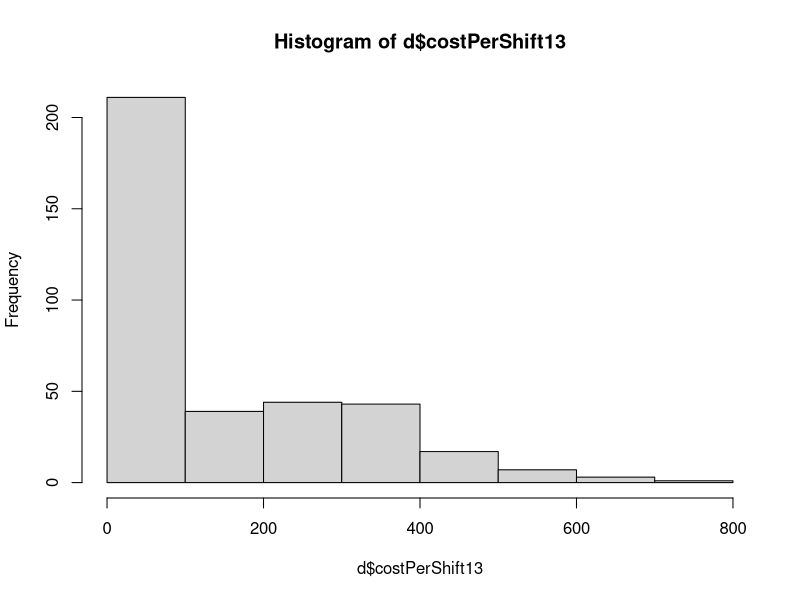
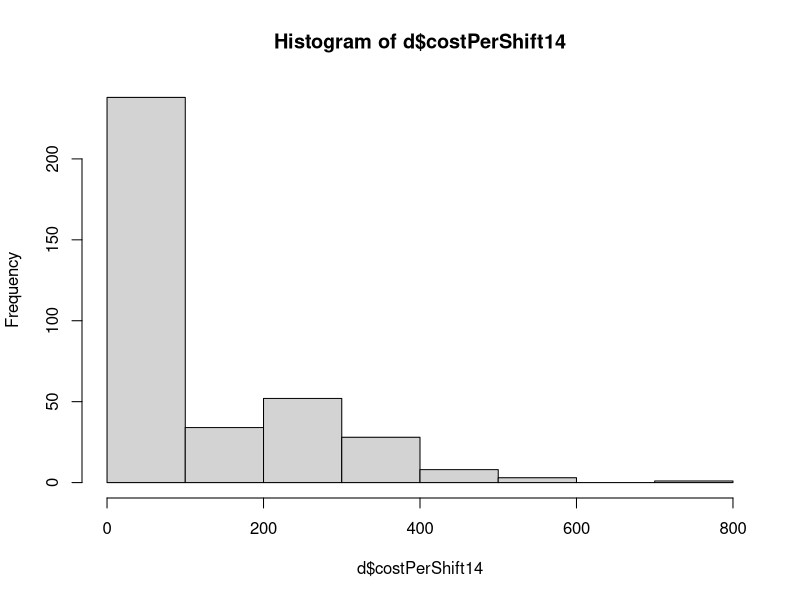
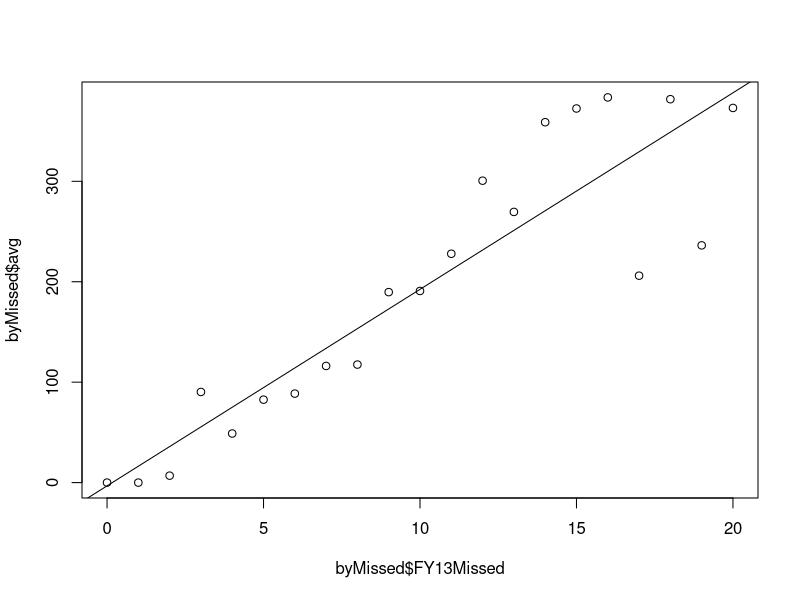
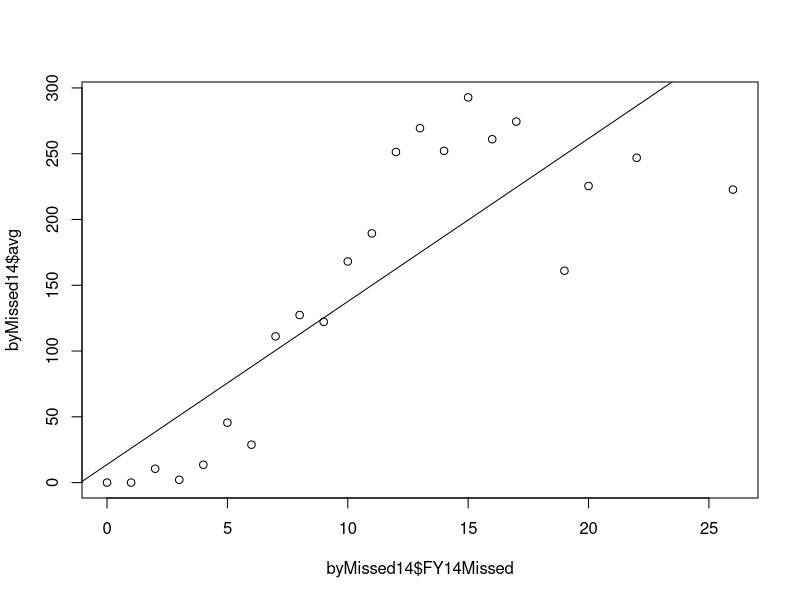
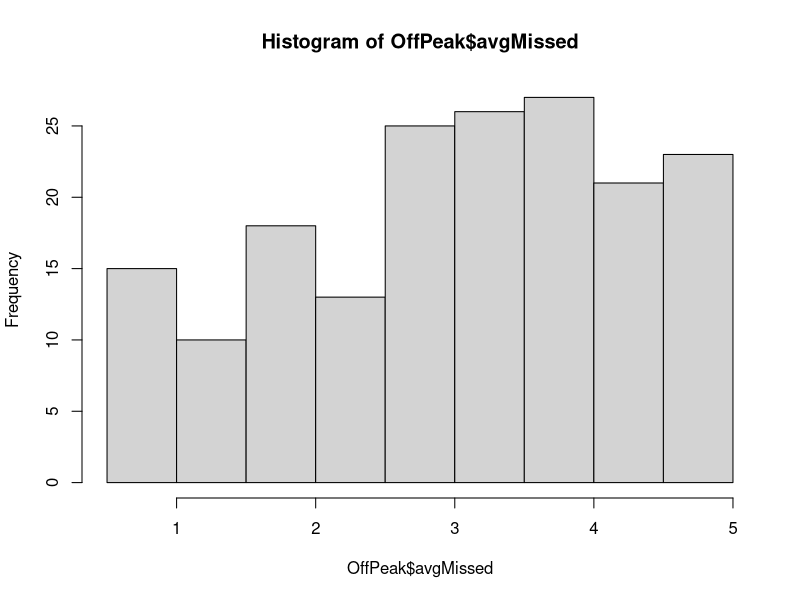
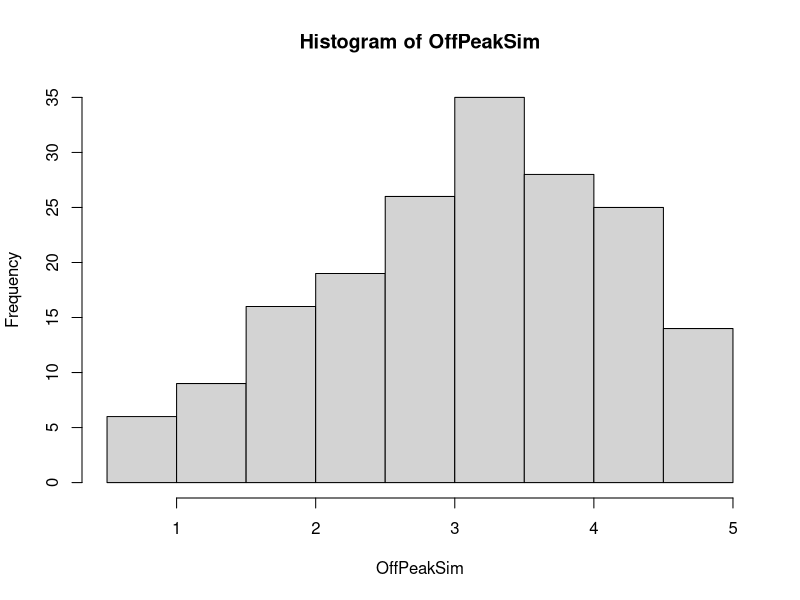
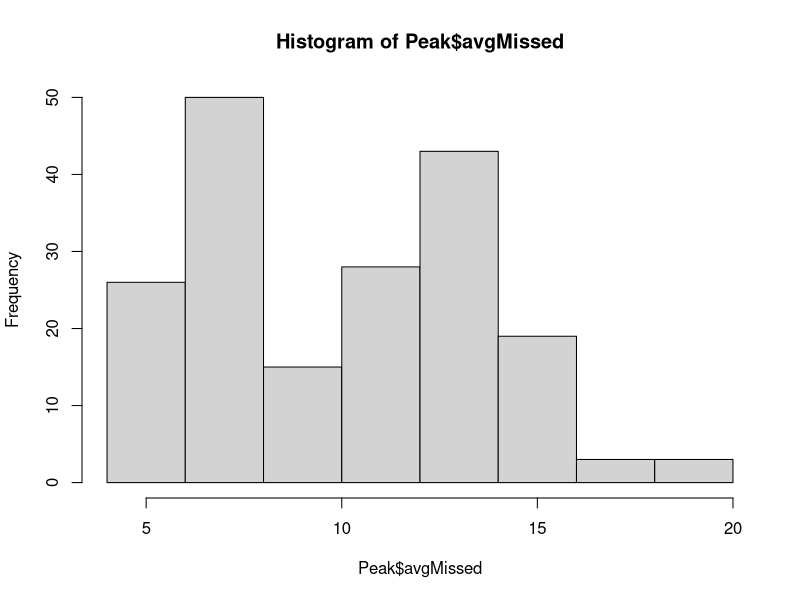
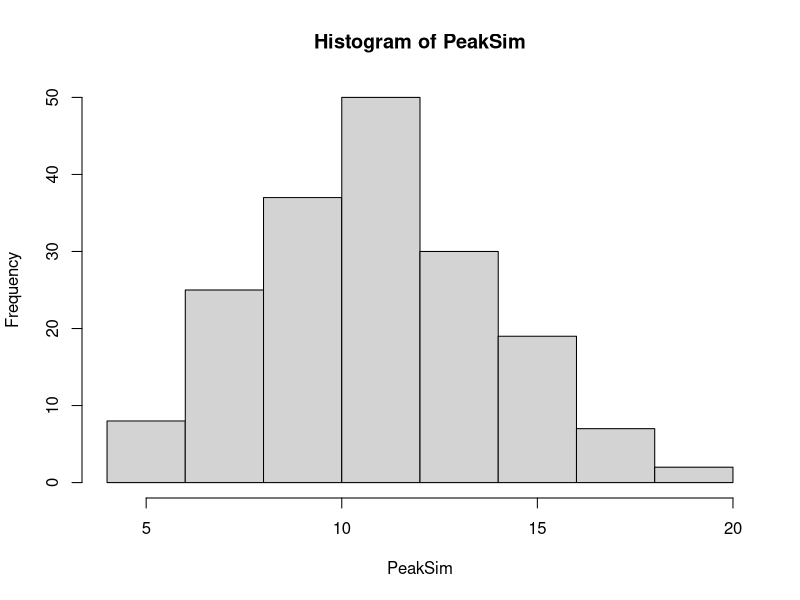

Reproduce these figures in R, in order.
library(dplyr)
library(truncnorm)


setwd("C:/Users/dhadley/Documents/GitHub/workNotebook/")
allData <- read.csv("./FirefightersVacation.csv")


# FY15 is not complete, so I will drop that
d <- allData %>%
  select(-FY15Missed, -FY15Cost) %>%
  mutate(date = as.Date(Day, format="%m/%d/%Y"))

d[is.na(d)] <- 0

d$costPerShift13 <- ifelse(d$FY13Cost == 0, 0, d$FY13Cost / d$FY13Missed)
d$costPerShift14 <- ifelse(d$FY14Cost == 0, 0, d$FY14Cost / d$FY14Missed)

hist(d$costPerShift13)
hist(d$costPerShift14)

# Most time we are not paying much overtime for missed shifts ^^^


# Now I will group by the number of missed shifts to try and come up 
# with an average value per missed shift
# The problem, of course, is that there are other factors
# like sick shifts that come into play

byMissed <- d %>%
  group_by(FY13Missed) %>%
  summarise(avg = mean(costPerShift13),
            min = min(costPerShift13),
            max = max(costPerShift13),
            stDev = sd(costPerShift13))

# simple regression model to see what an average number of missed shifts will cost
reg1 <- lm(byMissed$avg~byMissed$FY13Missed)
plot(byMissed$avg~byMissed$FY13Missed)
abline(reg1)

byMissed$Predicted <- predict(reg1)



# Now for 14
byMissed14 <- d %>%
  group_by(FY14Missed) %>%
  summarise(avg = mean(costPerShift14),
            min = min(costPerShift14),
            max = max(costPerShift14),
            stDev = sd(costPerShift14))

# simple regression model to see what an average number of missed shifts will cost
byMissed14[1,] <- 0

reg1 <- lm(byMissed14$avg~byMissed14$FY14Missed)
plot(byMissed14$avg~byMissed14$FY14Missed)
abline(reg1)

byMissed14$Predicted <- predict(reg1)





# Now we will go back to d and try to model a year of shifting shifts
d <- mutate(d, avgMissed = (FY13Missed + FY14Missed)/2)

d$OffPeak <- ifelse(d$avgMissed > 5, "No", "Yes")



### A simulation of Off Peak
# First see what the actual dist looks like
OffPeak <- d %>%
  filter(OffPeak == "Yes")

summary(OffPeak$avgMissed)
sd(OffPeak$avgMissed)
hist(OffPeak$avgMissed)

# Now simulate it
OffPeakSim <- rtruncnorm(n=178, a=0.5, b=5, m=3.25, sd=1.25) 
hist(OffPeakSim)

# I round so that I can combine with averages later
OffPeakSim <- round(OffPeakSim)


### A simulation of Peak
# First see what the actual dist looks like
Peak <- d %>%
  filter(OffPeak == "No")

summary(Peak$avgMissed)
sd(Peak$avgMissed)
hist(Peak$avgMissed)

# Now simulate it
PeakSim <- rtruncnorm(n=178, a=5, b=20, m=10.25, sd=3.5) 
hist(PeakSim)

# I round so that I can combine with averages later
PeakSim <- round(PeakSim)



OffPeakSim <- OffPeakSim  %>% as.data.frame() 
PeakSim <- PeakSim  %>% as.data.frame() 

OneYear <- rbind(OffPeakSim, PeakSim)
names(OneYear)[1] <- "FY14Missed"

test <- merge(OneYear, byMissed14)
